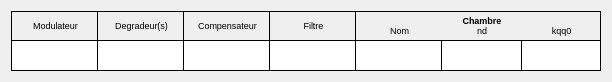
   <widget class="QWidget" name="gridLayoutWidget_2">
    <property name="geometry">
     <rect>
      <x>20</x>
      <y>190</y>
      <width>592</width>
      <height>62</height>
     </rect>
    </property>
    <layout class="QGridLayout" name="gridLayout_2">
     <property name="spacing">
      <number>0</number>
     </property>
     <item row="1" column="6">
      <widget class="QLineEdit" name="chambreKqq0LineEdit">
       <property name="sizePolicy">
        <sizepolicy hsizetype="Expanding" vsizetype="Expanding">
         <horstretch>0</horstretch>
         <verstretch>0</verstretch>
        </sizepolicy>
       </property>
       <property name="minimumSize">
        <size>
         <width>80</width>
         <height>30</height>
        </size>
       </property>
       <property name="maximumSize">
        <size>
         <width>80</width>
         <height>30</height>
        </size>
       </property>
       <property name="font">
        <font>
         <pointsize>7</pointsize>
        </font>
       </property>
       <property name="styleSheet">
        <string notr="true">border-color: black;
border-width: 1px;
border-style: solid;
border-top-style: none;
color: rgb(46, 52, 54);</string>
       </property>
       <property name="alignment">
        <set>Qt::AlignCenter</set>
       </property>
       <property name="readOnly">
        <bool>true</bool>
       </property>
      </widget>
     </item>
     <item row="0" column="2">
      <widget class="QLabel" name="label_10">
       <property name="minimumSize">
        <size>
         <width>86</width>
         <height>30</height>
        </size>
       </property>
       <property name="maximumSize">
        <size>
         <width>86</width>
         <height>30</height>
        </size>
       </property>
       <property name="font">
        <font>
         <pointsize>7</pointsize>
        </font>
       </property>
       <property name="styleSheet">
        <string notr="true">color : black;
border-color: black;
border-width: 1px;
border-style: solid;
border-right-style: none;
</string>
       </property>
       <property name="text">
        <string>&lt;html&gt;&lt;head/&gt;&lt;body&gt;&lt;p align=&quot;center&quot;&gt;Compensateur&lt;/p&gt;&lt;/body&gt;&lt;/html&gt;</string>
       </property>
      </widget>
     </item>
     <item row="0" column="3">
      <widget class="QLabel" name="label_11">
       <property name="minimumSize">
        <size>
         <width>86</width>
         <height>30</height>
        </size>
       </property>
       <property name="maximumSize">
        <size>
         <width>86</width>
         <height>30</height>
        </size>
       </property>
       <property name="font">
        <font>
         <pointsize>7</pointsize>
        </font>
       </property>
       <property name="styleSheet">
        <string notr="true">color : black;
border-color: black;
border-width: 1px;
border-style: solid;
border-right-style: none;
</string>
       </property>
       <property name="text">
        <string>&lt;html&gt;&lt;head/&gt;&lt;body&gt;&lt;p align=&quot;center&quot;&gt;Filtre&lt;/p&gt;&lt;/body&gt;&lt;/html&gt;</string>
       </property>
      </widget>
     </item>
     <item row="1" column="4">
      <widget class="QLineEdit" name="chambreNomLineEdit">
       <property name="sizePolicy">
        <sizepolicy hsizetype="Expanding" vsizetype="Expanding">
         <horstretch>0</horstretch>
         <verstretch>0</verstretch>
        </sizepolicy>
       </property>
       <property name="minimumSize">
        <size>
         <width>86</width>
         <height>30</height>
        </size>
       </property>
       <property name="maximumSize">
        <size>
         <width>86</width>
         <height>30</height>
        </size>
       </property>
       <property name="font">
        <font>
         <pointsize>7</pointsize>
        </font>
       </property>
       <property name="styleSheet">
        <string notr="true">border-color: black;
border-width: 1px;
border-style: solid;
border-right-style: none;
border-top-style: none;
color: rgb(46, 52, 54);</string>
       </property>
       <property name="alignment">
        <set>Qt::AlignCenter</set>
       </property>
       <property name="readOnly">
        <bool>true</bool>
       </property>
      </widget>
     </item>
     <item row="0" column="5">
      <widget class="QLabel" name="label_16">
       <property name="minimumSize">
        <size>
         <width>80</width>
         <height>30</height>
        </size>
       </property>
       <property name="maximumSize">
        <size>
         <width>80</width>
         <height>30</height>
        </size>
       </property>
       <property name="font">
        <font>
         <pointsize>7</pointsize>
        </font>
       </property>
       <property name="styleSheet">
        <string notr="true">color : black;
border-color: black;
border-width: 1px;
border-style: solid;
border-left-style: none;
border-right-style: none;
</string>
       </property>
       <property name="text">
        <string>&lt;html&gt;&lt;head/&gt;&lt;body&gt;&lt;p align=&quot;center&quot;&gt;&lt;span style=&quot; font-weight:600;&quot;&gt;Chambre&lt;/span&gt;&lt;br/&gt;nd&lt;/p&gt;&lt;/body&gt;&lt;/html&gt;</string>
       </property>
      </widget>
     </item>
     <item row="1" column="2">
      <widget class="QLineEdit" name="compensateurLineEdit">
       <property name="sizePolicy">
        <sizepolicy hsizetype="Expanding" vsizetype="Expanding">
         <horstretch>0</horstretch>
         <verstretch>0</verstretch>
        </sizepolicy>
       </property>
       <property name="minimumSize">
        <size>
         <width>0</width>
         <height>30</height>
        </size>
       </property>
       <property name="maximumSize">
        <size>
         <width>86</width>
         <height>30</height>
        </size>
       </property>
       <property name="sizeIncrement">
        <size>
         <width>86</width>
         <height>0</height>
        </size>
       </property>
       <property name="font">
        <font>
         <pointsize>7</pointsize>
        </font>
       </property>
       <property name="styleSheet">
        <string notr="true">border-color: black;
border-width: 1px;
border-style: solid;
border-right-style: none;
border-top-style: none;
color: rgb(46, 52, 54);</string>
       </property>
       <property name="alignment">
        <set>Qt::AlignCenter</set>
       </property>
       <property name="readOnly">
        <bool>true</bool>
       </property>
      </widget>
     </item>
     <item row="1" column="3">
      <widget class="QLineEdit" name="filtreLineEdit">
       <property name="sizePolicy">
        <sizepolicy hsizetype="Expanding" vsizetype="Expanding">
         <horstretch>0</horstretch>
         <verstretch>0</verstretch>
        </sizepolicy>
       </property>
       <property name="minimumSize">
        <size>
         <width>86</width>
         <height>30</height>
        </size>
       </property>
       <property name="maximumSize">
        <size>
         <width>86</width>
         <height>30</height>
        </size>
       </property>
       <property name="font">
        <font>
         <pointsize>7</pointsize>
        </font>
       </property>
       <property name="styleSheet">
        <string notr="true">border-color: black;
border-width: 1px;
border-style: solid;
border-right-style: none;
border-top-style: none;
color: rgb(46, 52, 54);</string>
       </property>
       <property name="alignment">
        <set>Qt::AlignCenter</set>
       </property>
       <property name="readOnly">
        <bool>true</bool>
       </property>
      </widget>
     </item>
     <item row="1" column="1">
      <widget class="QLineEdit" name="degradeurLineEdit">
       <property name="sizePolicy">
        <sizepolicy hsizetype="Expanding" vsizetype="Expanding">
         <horstretch>0</horstretch>
         <verstretch>0</verstretch>
        </sizepolicy>
       </property>
       <property name="minimumSize">
        <size>
         <width>86</width>
         <height>30</height>
        </size>
       </property>
       <property name="maximumSize">
        <size>
         <width>86</width>
         <height>30</height>
        </size>
       </property>
       <property name="font">
        <font>
         <pointsize>7</pointsize>
        </font>
       </property>
       <property name="styleSheet">
        <string notr="true">border-color: black;
border-width: 1px;
border-style: solid;
border-right-style: none;
border-top-style: none;
color: rgb(46, 52, 54);</string>
       </property>
       <property name="alignment">
        <set>Qt::AlignCenter</set>
       </property>
       <property name="readOnly">
        <bool>true</bool>
       </property>
      </widget>
     </item>
     <item row="0" column="0">
      <widget class="QLabel" name="label_8">
       <property name="minimumSize">
        <size>
         <width>86</width>
         <height>30</height>
        </size>
       </property>
       <property name="maximumSize">
        <size>
         <width>86</width>
         <height>30</height>
        </size>
       </property>
       <property name="font">
        <font>
         <pointsize>7</pointsize>
        </font>
       </property>
       <property name="styleSheet">
        <string notr="true">color : black;
border-color: black;
border-width: 1px;
border-style: solid;
border-right-style: none;
</string>
       </property>
       <property name="text">
        <string>&lt;html&gt;&lt;head/&gt;&lt;body&gt;&lt;p align=&quot;center&quot;&gt;Modulateur&lt;/p&gt;&lt;/body&gt;&lt;/html&gt;</string>
       </property>
      </widget>
     </item>
     <item row="1" column="0">
      <widget class="QLineEdit" name="modulateurLineEdit">
       <property name="sizePolicy">
        <sizepolicy hsizetype="Expanding" vsizetype="Expanding">
         <horstretch>0</horstretch>
         <verstretch>0</verstretch>
        </sizepolicy>
       </property>
       <property name="minimumSize">
        <size>
         <width>86</width>
         <height>30</height>
        </size>
       </property>
       <property name="maximumSize">
        <size>
         <width>86</width>
         <height>30</height>
        </size>
       </property>
       <property name="font">
        <font>
         <pointsize>7</pointsize>
        </font>
       </property>
       <property name="styleSheet">
        <string notr="true">border-color: black;
border-width: 1px;
border-style: solid;
border-right-style: none;
border-top-style: none;
color: rgb(46, 52, 54);</string>
       </property>
       <property name="alignment">
        <set>Qt::AlignCenter</set>
       </property>
       <property name="readOnly">
        <bool>true</bool>
       </property>
      </widget>
     </item>
     <item row="0" column="1">
      <widget class="QLabel" name="label_9">
       <property name="minimumSize">
        <size>
         <width>86</width>
         <height>30</height>
        </size>
       </property>
       <property name="maximumSize">
        <size>
         <width>86</width>
         <height>30</height>
        </size>
       </property>
       <property name="font">
        <font>
         <pointsize>7</pointsize>
        </font>
       </property>
       <property name="styleSheet">
        <string notr="true">color : black;
border-color: black;
border-width: 1px;
border-style: solid;
border-right-style: none;
</string>
       </property>
       <property name="text">
        <string>&lt;html&gt;&lt;head/&gt;&lt;body&gt;&lt;p align=&quot;center&quot;&gt;Degradeur(s)&lt;/p&gt;&lt;/body&gt;&lt;/html&gt;</string>
       </property>
      </widget>
     </item>
     <item row="1" column="5">
      <widget class="QLineEdit" name="chambreNdLineEdit">
       <property name="sizePolicy">
        <sizepolicy hsizetype="Expanding" vsizetype="Expanding">
         <horstretch>0</horstretch>
         <verstretch>0</verstretch>
        </sizepolicy>
       </property>
       <property name="minimumSize">
        <size>
         <width>80</width>
         <height>30</height>
        </size>
       </property>
       <property name="maximumSize">
        <size>
         <width>80</width>
         <height>30</height>
        </size>
       </property>
       <property name="font">
        <font>
         <pointsize>7</pointsize>
        </font>
       </property>
       <property name="styleSheet">
        <string notr="true">border-color: black;
border-width: 1px;
border-style: solid;
border-right-style: none;
border-top-style: none;
color: rgb(46, 52, 54);</string>
       </property>
       <property name="alignment">
        <set>Qt::AlignCenter</set>
       </property>
       <property name="readOnly">
        <bool>true</bool>
       </property>
      </widget>
     </item>
     <item row="0" column="4">
      <widget class="QLabel" name="label_13">
       <property name="minimumSize">
        <size>
         <width>86</width>
         <height>30</height>
        </size>
       </property>
       <property name="maximumSize">
        <size>
         <width>86</width>
         <height>30</height>
        </size>
       </property>
       <property name="font">
        <font>
         <pointsize>7</pointsize>
        </font>
       </property>
       <property name="styleSheet">
        <string notr="true">color : black;
border-color: black;
border-width: 1px;
border-style: solid;
border-right-style: none;
</string>
       </property>
       <property name="text">
        <string>&lt;html&gt;&lt;head/&gt;&lt;body&gt;&lt;p align=&quot;center&quot;&gt;&lt;br&gt;Nom&lt;/p&gt;&lt;/body&gt;&lt;/html&gt;</string>
       </property>
      </widget>
     </item>
     <item row="0" column="6">
      <widget class="QLabel" name="label_15">
       <property name="minimumSize">
        <size>
         <width>80</width>
         <height>30</height>
        </size>
       </property>
       <property name="maximumSize">
        <size>
         <width>80</width>
         <height>30</height>
        </size>
       </property>
       <property name="font">
        <font>
         <pointsize>7</pointsize>
        </font>
       </property>
       <property name="styleSheet">
        <string notr="true">color : black;
border-color: black;
border-width: 1px;
border-style: solid;
border-left-style: none;
</string>
       </property>
       <property name="text">
        <string>&lt;html&gt;&lt;head/&gt;&lt;body&gt;&lt;p align=&quot;center&quot;&gt;&lt;br&gt;kqq0&lt;/p&gt;&lt;/body&gt;&lt;/html&gt;</string>
       </property>
      </widget>
     </item>
    </layout>
   </widget>
